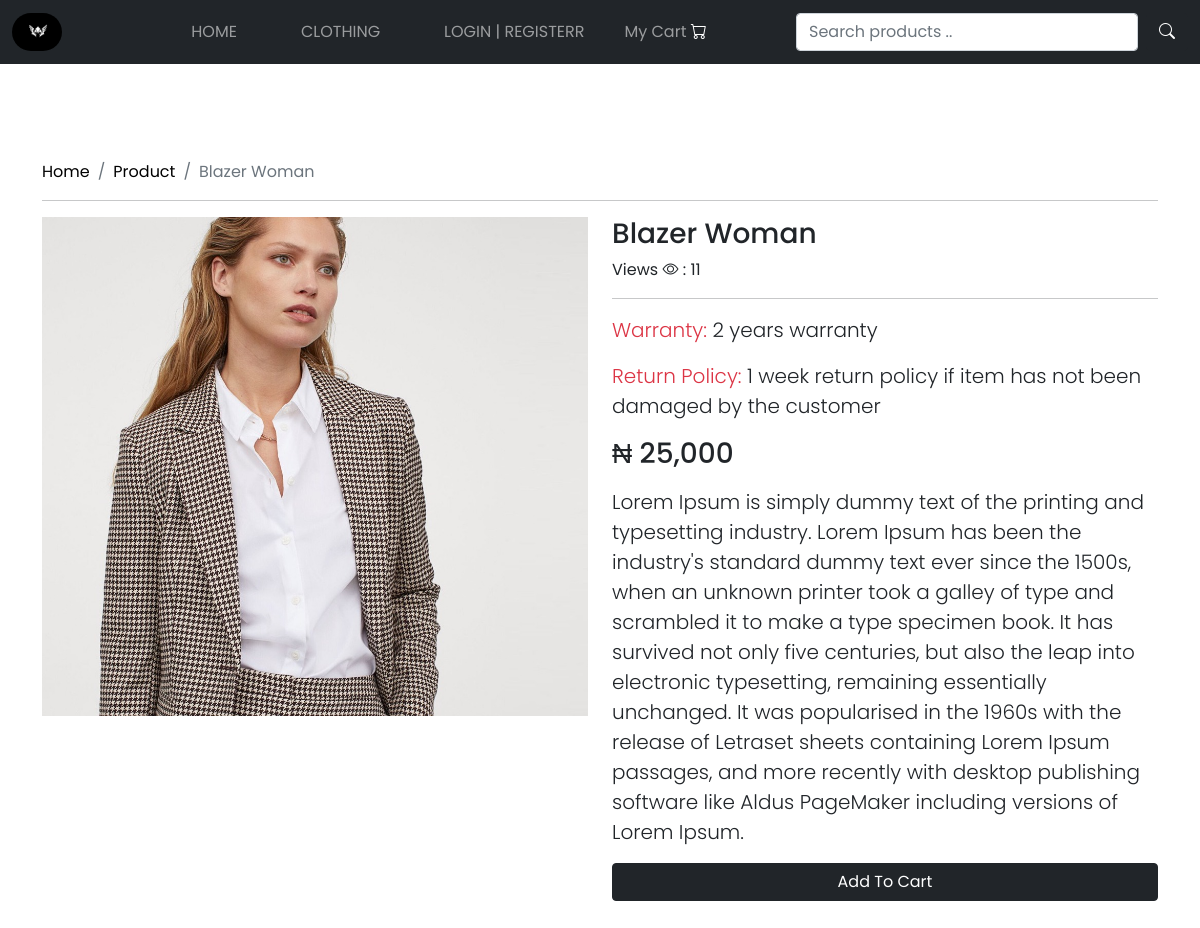
/singlepage/Balzer-Jacket-Woman/, run on the app's committed database.
### stores/models.py (models this page shows, shortened)
class Product(models.Model):
    title =models.CharField(max_length=200)
    slug = models.SlugField(unique=True)
    category = models.ForeignKey(Category, on_delete=models.CASCADE)
    image = models.ImageField(upload_to="products",null=True,blank=True)
    price = models.PositiveIntegerField()
    discount_price = models.PositiveIntegerField(null=True,blank=True)
    description = models.TextField()
    warranty = models.CharField(max_length=200, null=True,blank=True)
    return_policy = models.CharField(max_length=200, null=True,blank=True)
    view_count = models.PositiveIntegerField(default=0)
    created_at = models.DateTimeField(auto_now_add=True, null=True,blank=True)

### stores/views.py (the view)
# urls.py: path('singlepage/<slug:slug>/',views.singlepage,name='singlepage'),
def singlepage(request,slug):
    product = Product.objects.get(slug=slug)
    product.view_count +=1
    product.save()
    context={
        'product':product
    }
    return render(request,'stores/singleproduct.html',context)

### templates/stores/singleproduct.html
{% extends "base.html" %}
{% load static %}
{% load humanize %}
{% block content %}
<section id="product" class="py-5 my-5">
      <div class="container">
          <nav aria-label="breadcrumb">
            <ol class="breadcrumb">
              <li class="breadcrumb-item active" aria-current="page"><a href="{% url 'index' %}">Home</a></li>
              <li class="breadcrumb-item active" aria-current="page"><a href="">Product</a></li>
              <li class="breadcrumb-item active" aria-current="page">{{product.title}}</li>
            </ol>
          </nav>
          <hr>
          <div class="row">
            {% if product %}
                <div class="col-12 col-md-6">
                    <img src="{{ product.image.url }}" class="img-fluid" alt="{{product.title}}">
                  </div>
                  <div class="col-12 col-md-6">
                    <h3>{{product.title}}</h3>
                    <span>Views <i class="bi bi-eye"></i> : {{product.view_count}}</span>
                    <hr>
                    <p class="lead my-3"><span class="text-danger">Warranty:</span> {{product.warranty}}</p>
                    <p class="lead my-3"><span class="text-danger">Return Policy:</span> {{product.return_policy}}</p>
                        {% if product.discount_price %}
                        <h3>&#8358; {{product.discount_price | intcomma}} <del class="text-danger">&#8358; {{product.price | intcomma}}</del></h3>
                        {% else %}
                        <h3>&#8358;  {{product.price | intcomma}}</h3>
                        {% endif %}
                    <p class="lead my-3">
                      {{product.description}}
                    </p>
                    <div class="d-grid">
                        <a href="{% url 'addtocart' product.id  %}" class="btn btn-dark">Add To Cart</a>
                    </div>
                  </div>
            {% else %}
              <p class="lead p-4 m-4 bg-danger text-white">
                  Item not found
              </p>
            {% endif %}
          </div>
      </div>
    </section>
{% endblock content %}

### ecommerce/static/css/style.css (style rules this page uses)
* { margin: 0; padding: 0; box-sizing: border-box; font-family: 'Poppins', sans-serif }
a { text-decoration: none; color: black; }

### data on the page
Product: title "Blazer Woman", image (picture), view_count "11", warranty "2 years warranty", return_policy "1 week return policy if item has not been damaged by the customer", price "25,000", description "Lorem Ipsum is simply dummy text of the printing and typesetting industry. Lorem Ipsum has been the industry's standard dummy text ever since the 1500s, when an unknown printer took a galley of type and scrambled it to make a type specimen book. It has survived not only five centuries, but also the leap into electronic typesetting, remaining essentially unchanged. It was popularised in the 1960s with the release of Letraset sheets containing Lorem Ipsum passages, and more recently with desktop publishing software like Aldus PageMaker including versions of Lorem Ipsum."
